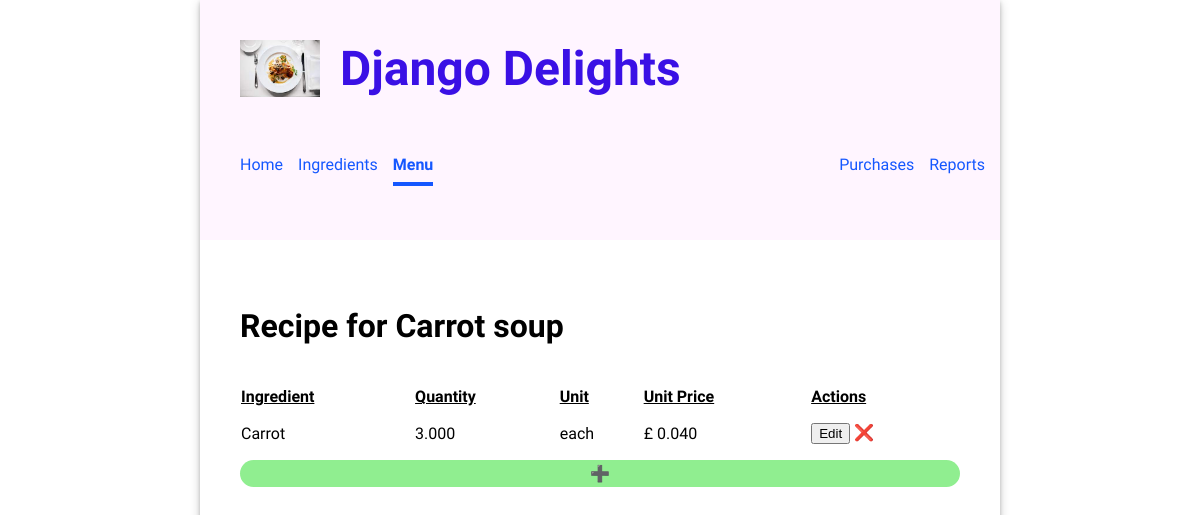
/menu/recipe/Carrot soup/, run on an earlier commit of the app's database.
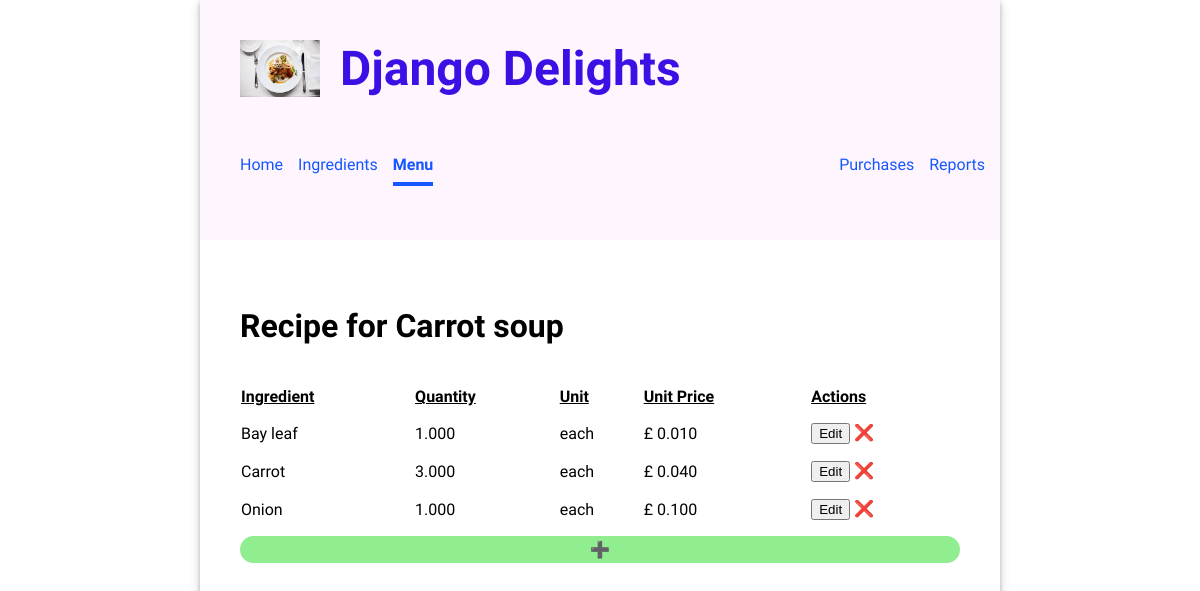
And on a later commit of the database.
### inventory/models.py (models this page shows, shortened)
class Recipe(models.Model):
    class Meta:
        unique_together = ['menu_item', 'ingredient']
        ordering = ['menu_item', 'ingredient']
    menu_item = models.ForeignKey(MenuItem, on_delete=models.CASCADE)
    ingredient = models.ForeignKey(Ingredient, on_delete=models.CASCADE)
    quantity = models.DecimalField(unique=False, blank=True, max_digits=10, decimal_places=3)

class Ingredient(models.Model):
    class Meta:
        ordering = ['name']
    name = models.CharField(unique=True, max_length=200)
    quantity = models.IntegerField(unique=False, blank=True)
    unit = models.CharField(unique=False, blank=True, max_length=10)
    unit_price = models.DecimalField(unique=False, blank=True, max_digits=6, decimal_places=3)
    kanban = models.BooleanField(default=False)
    threshold = models.IntegerField(unique=False, blank=True)
    re_order = models.IntegerField(unique=False, blank=True)

### inventory/views.py (the view)
# urls.py: path('menu/recipe/<recipe>/', views.RecipeView.as_view(), name='recipe_view'),
class RecipeView(ListView):
    model = Recipe
    template_name = 'inventory/recipe.html'
    def get_queryset(self):
        self.menu_item = get_object_or_404(MenuItem, title=self.kwargs['recipe'])
        result = Recipe.objects.filter(menu_item__title=self.menu_item)
        return result
    def get_context_data(self, **kwargs):
        context = super().get_context_data(**kwargs)
        context['menu_recipe'] = self.menu_item
        return context

### inventory/models.py (called while the page is built)
    def __str__(self):
        return f'{self.title}'

### inventory/templates/inventory/recipe.html (shortened to what this page needs)
{% extends 'base.html' %}
{% load static %}
{% block content %}
<div>
  <h2>Recipe for {{ menu_recipe }}</h2>
  <table>
    <thead>
      <tr>
        <th>Ingredient</th>
        <th>Quantity</th>
        <th>Unit</th>
        <th>Unit Price</th>
        <th>Actions</th>
      </tr>
    </thead>
    <tbody>
      {% for item in object_list %}
          <tr>
            <td>
              {{ item.ingredient.name }}
            </td>
            <td>
              {{ item.quantity }}
            </td>
            <td>
              {{ item.ingredient.unit }}
            </td>
            <td>
              £ {{ item.ingredient.unit_price }}
            </td>
            <td>
              <a href="{% url 'update_recipe' item.id %}"><button>Edit</button></a>
              <a class="delete-button" href="{% url 'delete_recipe' item.id %}">❌</a>
            </td>
          </tr>
      {% endfor %}
    </tbody>
  </table>
  <a class="add-button" href="{% url 'create_recipe' menu_recipe %}">➕</a>
</div>
{% endblock %}

What changed in the data, as far as the page shows it:
added Recipe: ingredient.name "Bay leaf", quantity "1.000", ingredient.unit "each", ingredient.unit_price "0.010"
added Recipe: ingredient.name "Onion", quantity "1.000", ingredient.unit "each", ingredient.unit_price "0.100"
